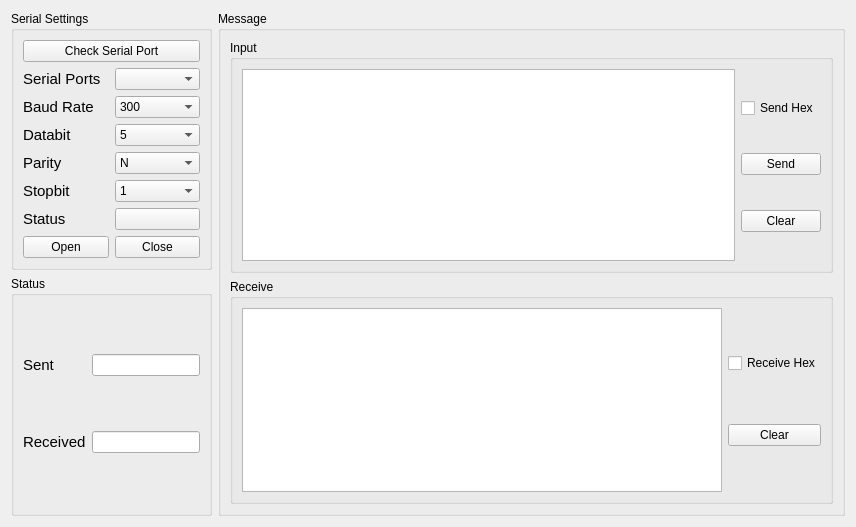
<?xml version="1.0" encoding="UTF-8"?>
<ui version="4.0">
 <class>SerialWindow</class>
 <widget class="QWidget" name="SerialWindow">
  <property name="geometry">
   <rect>
    <x>0</x>
    <y>0</y>
    <width>856</width>
    <height>527</height>
   </rect>
  </property>
  <property name="windowTitle">
   <string>Form</string>
  </property>
  <layout class="QVBoxLayout" name="verticalLayout_7">
   <item>
    <layout class="QHBoxLayout" name="horizontalLayout_12">
     <item>
      <layout class="QVBoxLayout" name="verticalLayout_6">
       <item>
        <widget class="QGroupBox" name="groupBox">
         <property name="title">
          <string>Serial Settings</string>
         </property>
         <layout class="QVBoxLayout" name="verticalLayout_4">
          <item>
           <widget class="QPushButton" name="btnCheckSerialPort">
            <property name="text">
             <string>Check Serial Port</string>
            </property>
           </widget>
          </item>
          <item>
           <layout class="QHBoxLayout" name="horizontalLayout_3">
            <item>
             <widget class="QLabel" name="label">
              <property name="font">
               <font>
                <pointsize>11</pointsize>
               </font>
              </property>
              <property name="text">
               <string>Serial Ports</string>
              </property>
             </widget>
            </item>
            <item>
             <widget class="QComboBox" name="cbbSerialPorts"/>
            </item>
           </layout>
          </item>
          <item>
           <layout class="QHBoxLayout" name="horizontalLayout_4">
            <item>
             <widget class="QLabel" name="label_2">
              <property name="font">
               <font>
                <pointsize>11</pointsize>
               </font>
              </property>
              <property name="text">
               <string>Baud Rate</string>
              </property>
             </widget>
            </item>
            <item>
             <widget class="QComboBox" name="cbbSerialPortBaudrate">
              <item>
               <property name="text">
                <string>300</string>
               </property>
              </item>
              <item>
               <property name="text">
                <string>600</string>
               </property>
              </item>
              <item>
               <property name="text">
                <string>1200</string>
               </property>
              </item>
              <item>
               <property name="text">
                <string>2400</string>
               </property>
              </item>
              <item>
               <property name="text">
                <string>4800</string>
               </property>
              </item>
              <item>
               <property name="text">
                <string>9600</string>
               </property>
              </item>
              <item>
               <property name="text">
                <string>19200</string>
               </property>
              </item>
              <item>
               <property name="text">
                <string>38400</string>
               </property>
              </item>
              <item>
               <property name="text">
                <string>115200</string>
               </property>
              </item>
             </widget>
            </item>
           </layout>
          </item>
          <item>
           <layout class="QHBoxLayout" name="horizontalLayout_5">
            <item>
             <widget class="QLabel" name="label_5">
              <property name="font">
               <font>
                <pointsize>11</pointsize>
               </font>
              </property>
              <property name="text">
               <string>Databit</string>
              </property>
             </widget>
            </item>
            <item>
             <widget class="QComboBox" name="cbbSerialPortDatabit">
              <item>
               <property name="text">
                <string>5</string>
               </property>
              </item>
              <item>
               <property name="text">
                <string>6</string>
               </property>
              </item>
              <item>
               <property name="text">
                <string>7</string>
               </property>
              </item>
              <item>
               <property name="text">
                <string>8</string>
               </property>
              </item>
             </widget>
            </item>
           </layout>
          </item>
          <item>
           <layout class="QHBoxLayout" name="horizontalLayout_6">
            <item>
             <widget class="QLabel" name="label_4">
              <property name="font">
               <font>
                <pointsize>11</pointsize>
               </font>
              </property>
              <property name="text">
               <string>Parity</string>
              </property>
             </widget>
            </item>
            <item>
             <widget class="QComboBox" name="cbbSerialPortParity">
              <item>
               <property name="text">
                <string>N</string>
               </property>
              </item>
              <item>
               <property name="text">
                <string>Odd</string>
               </property>
              </item>
              <item>
               <property name="text">
                <string>Even</string>
               </property>
              </item>
             </widget>
            </item>
           </layout>
          </item>
          <item>
           <layout class="QHBoxLayout" name="horizontalLayout_7">
            <item>
             <widget class="QLabel" name="label_3">
              <property name="font">
               <font>
                <pointsize>11</pointsize>
               </font>
              </property>
              <property name="text">
               <string>Stopbit</string>
              </property>
             </widget>
            </item>
            <item>
             <widget class="QComboBox" name="cbbSerialPortStopbit">
              <item>
               <property name="text">
                <string>1</string>
               </property>
              </item>
              <item>
               <property name="text">
                <string>1.5</string>
               </property>
              </item>
              <item>
               <property name="text">
                <string>2</string>
               </property>
              </item>
             </widget>
            </item>
           </layout>
          </item>
          <item>
           <layout class="QHBoxLayout" name="horizontalLayout_8">
            <item>
             <widget class="QLabel" name="label_6">
              <property name="font">
               <font>
                <pointsize>11</pointsize>
               </font>
              </property>
              <property name="text">
               <string>Status</string>
              </property>
             </widget>
            </item>
            <item>
             <widget class="QPushButton" name="btnSerialStatus">
              <property name="styleSheet">
               <string notr="true"/>
              </property>
              <property name="text">
               <string/>
              </property>
             </widget>
            </item>
           </layout>
          </item>
          <item>
           <layout class="QHBoxLayout" name="horizontalLayout_9">
            <item>
             <widget class="QPushButton" name="btnSerialOpen">
              <property name="text">
               <string>Open</string>
              </property>
             </widget>
            </item>
            <item>
             <widget class="QPushButton" name="btnSerialCLose">
              <property name="text">
               <string>Close</string>
              </property>
             </widget>
            </item>
           </layout>
          </item>
         </layout>
        </widget>
       </item>
       <item>
        <widget class="QGroupBox" name="groupBox_5">
         <property name="title">
          <string>Status</string>
         </property>
         <layout class="QVBoxLayout" name="verticalLayout_5">
          <item>
           <layout class="QHBoxLayout" name="horizontalLayout_10">
            <item>
             <widget class="QLabel" name="label_7">
              <property name="font">
               <font>
                <pointsize>11</pointsize>
               </font>
              </property>
              <property name="text">
               <string>Sent</string>
              </property>
             </widget>
            </item>
            <item>
             <widget class="QLineEdit" name="leSerialPortDataBytesSent">
              <property name="sizePolicy">
               <sizepolicy hsizetype="Fixed" vsizetype="Fixed">
                <horstretch>0</horstretch>
                <verstretch>0</verstretch>
               </sizepolicy>
              </property>
             </widget>
            </item>
           </layout>
          </item>
          <item>
           <layout class="QHBoxLayout" name="horizontalLayout_11">
            <item>
             <widget class="QLabel" name="label_8">
              <property name="font">
               <font>
                <pointsize>11</pointsize>
               </font>
              </property>
              <property name="text">
               <string>Received</string>
              </property>
             </widget>
            </item>
            <item>
             <widget class="QLineEdit" name="leSerialPortDataBytesReceived">
              <property name="sizePolicy">
               <sizepolicy hsizetype="Fixed" vsizetype="Fixed">
                <horstretch>0</horstretch>
                <verstretch>0</verstretch>
               </sizepolicy>
              </property>
             </widget>
            </item>
           </layout>
          </item>
         </layout>
        </widget>
       </item>
      </layout>
     </item>
     <item>
      <widget class="QGroupBox" name="groupBox_4">
       <property name="title">
        <string>Message</string>
       </property>
       <layout class="QVBoxLayout" name="verticalLayout_3">
        <item>
         <widget class="QGroupBox" name="groupBox_3">
          <property name="title">
           <string>Input</string>
          </property>
          <layout class="QHBoxLayout" name="horizontalLayout">
           <item>
            <widget class="QPlainTextEdit" name="pteSerialPortInput">
             <property name="sizePolicy">
              <sizepolicy hsizetype="Expanding" vsizetype="Fixed">
               <horstretch>0</horstretch>
               <verstretch>0</verstretch>
              </sizepolicy>
             </property>
            </widget>
           </item>
           <item>
            <layout class="QVBoxLayout" name="verticalLayout">
             <item>
              <widget class="QCheckBox" name="cbSerialPortSendHex">
               <property name="text">
                <string>Send Hex</string>
               </property>
              </widget>
             </item>
             <item>
              <widget class="QPushButton" name="btnSerialPortSend">
               <property name="text">
                <string>Send</string>
               </property>
              </widget>
             </item>
             <item>
              <widget class="QPushButton" name="btnSerialPortSendClear">
               <property name="text">
                <string>Clear</string>
               </property>
              </widget>
             </item>
            </layout>
           </item>
          </layout>
          <zorder></zorder>
          <zorder>pteSerialPortInput</zorder>
          <zorder>cbSerialPortSendHex</zorder>
          <zorder>btnSerialPortSend</zorder>
          <zorder>btnSerialPortSendClear</zorder>
          <zorder>pteSerialPortInput</zorder>
          <zorder>cbSerialPortSendHex</zorder>
          <zorder></zorder>
         </widget>
        </item>
        <item>
         <widget class="QGroupBox" name="groupBox_2">
          <property name="title">
           <string>Receive</string>
          </property>
          <layout class="QHBoxLayout" name="horizontalLayout_2">
           <item>
            <widget class="QPlainTextEdit" name="pteSerialPortReceive"/>
           </item>
           <item>
            <layout class="QVBoxLayout" name="verticalLayout_2">
             <item>
              <widget class="QCheckBox" name="cbSerialPortReceiveHex">
               <property name="text">
                <string>Receive Hex</string>
               </property>
              </widget>
             </item>
             <item>
              <widget class="QPushButton" name="btnSerialPortReceiveClear">
               <property name="text">
                <string>Clear</string>
               </property>
              </widget>
             </item>
            </layout>
           </item>
          </layout>
         </widget>
        </item>
       </layout>
      </widget>
     </item>
    </layout>
   </item>
  </layout>
 </widget>
 <resources/>
 <connections/>
</ui>
